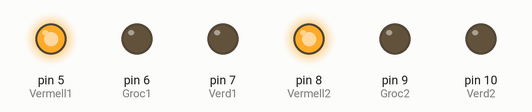
Bench run of a sketch on a simulated Arduino Uno, built with avr-gcc and run on an emulated ATmega328P. Shown: output pins drawn as LEDs (lit = HIGH).

Above: at 0.5 s.
At 3.0 s:
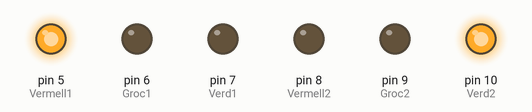
At 5.5 s:
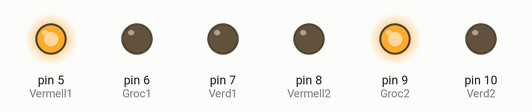
At 9.0 s:
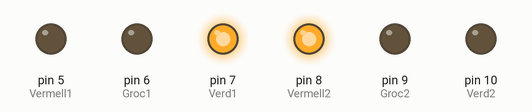
At 11.5 s:
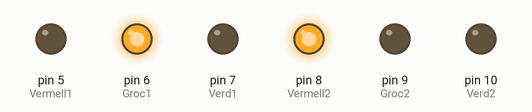
Timing chart, 0 to 16.9 s (numbered marks = the images above):
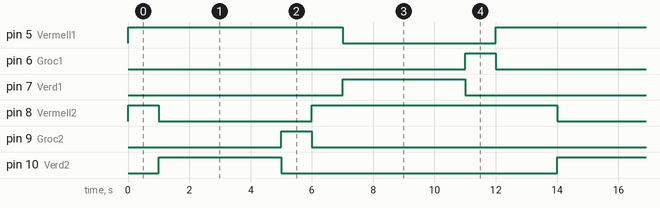

Measured:
- by itself, pin 5 (Vermell1): alternates HIGH for 8.0 s and LOW for 5.0 s
- by itself, pin 6 (Groc1), pin 9 (Groc2): alternates HIGH for 1.0 s and LOW for 12.0 s
- by itself, pin 7 (Verd1), pin 10 (Verd2): alternates HIGH for 4.0 s and LOW for 9.0 s
- by itself, pin 8 (Vermell2): repeats every 13.0 s: LOW 5.0 s, HIGH 8.0 s

The sketch:

Programa004.ino
```cpp
/**********************************************************************************
**                                                                               **
**                              Array de 8 LEDs                                  **
**                                                                               **
**                                                                               **
**********************************************************************************/

//********** Includes *************************************************************

//********** Variables ************************************************************
const int Vermell1 = 5;          // donar nom al pin 5 de l’Arduino
const int Groc1 = 6;          // donar nom al pin 6 de l’Arduino
const int Verd1 = 7;          // donar nom al pin 7 de l’Arduino
const int Vermell2 = 8;       // donar nom al pin 7 de l’Arduino
const int Groc2 = 9;          // donar nom al pin 9 de l’Arduino
const int Verd2 = 10;         // donar nom al pin 10 de l’Arduino
unsigned int temp = 1000;
//********** Setup ****************************************************************
void setup ()
{
  pinMode(Vermell1, OUTPUT);     // definir el pin 5 com una sortida
  pinMode(Groc1, OUTPUT);     // definir el pin 6 com una sortida
  pinMode(Verd1, OUTPUT);     // definir el pin 7 com una sortida
  pinMode(Vermell2, OUTPUT);     // definir el pin 8 com una sortida
  pinMode(Groc2, OUTPUT);     // definir el pin 9 com una sortida
  pinMode(Verd2, OUTPUT);     // definir el pin 10 com una sortida
}

//********** Loop *****************************************************************
void loop()
{
  digitalWrite(Vermell1, HIGH);    // posar a 5V el pin 5
  digitalWrite(Groc1, LOW);    // posar a 5V el pin 6
  digitalWrite(Verd1, LOW);    // posar a 5V el pin 7

  digitalWrite(Vermell2, HIGH);    // posar a 5V el pin 8
  digitalWrite(Groc2, LOW);    // posar a 5V el pin 9
  digitalWrite(Verd2, LOW);    // posar a 5V el pin 10

  delay(temp);                  // es queden leds 500ms encesos

  digitalWrite(Vermell1, HIGH);    // posar a 5V el pin 5
  digitalWrite(Groc1, LOW);    // posar a 5V el pin 6
  digitalWrite(Verd1, LOW);    // posar a 5V el pin 7

  digitalWrite(Vermell2, LOW);    // posar a 5V el pin 8
  digitalWrite(Groc2, LOW);    // posar a 5V el pin 9
  digitalWrite(Verd2, HIGH);    // posar a 5V el pin 10

  delay(temp);                  // es queden leds 500ms encesos

  digitalWrite(Vermell1, HIGH);    // posar a 5V el pin 5
  digitalWrite(Groc1, LOW);    // posar a 5V el pin 6
  digitalWrite(Verd1, LOW);    // posar a 5V el pin 7

  digitalWrite(Vermell2, LOW);    // posar a 5V el pin 8
  digitalWrite(Groc2, LOW);    // posar a 5V el pin 9
  digitalWrite(Verd2, HIGH);    // posar a 5V el pin 10

  delay(temp);                  // es queden leds 500ms encesos

   digitalWrite(Vermell1, HIGH);    // posar a 5V el pin 5
  digitalWrite(Groc1, LOW);    // posar a 5V el pin 6
  digitalWrite(Verd1, LOW);    // posar a 5V el pin 7

  digitalWrite(Vermell2, LOW);    // posar a 5V el pin 8
  digitalWrite(Groc2, LOW);    // posar a 5V el pin 9
  digitalWrite(Verd2, HIGH);    // posar a 5V el pin 10

  delay(temp);                  // es queden leds 500ms encesos

   digitalWrite(Vermell1, HIGH);    // posar a 5V el pin 5
  digitalWrite(Groc1, LOW);    // posar a 5V el pin 6
  digitalWrite(Verd1, LOW);    // posar a 5V el pin 7

  digitalWrite(Vermell2, LOW);    // posar a 5V el pin 8
  digitalWrite(Groc2, LOW);    // posar a 5V el pin 9
  digitalWrite(Verd2, HIGH);    // posar a 5V el pin 10

  delay(temp);                  // es queden leds 500ms encesos

  digitalWrite(Vermell1, HIGH);    // posar a 5V el pin 5
  digitalWrite(Groc1, LOW);    // posar a 5V el pin 6
  digitalWrite(Verd1, LOW);    // posar a 5V el pin 7

  digitalWrite(Vermell2, LOW);    // posar a 5V el pin 8
  digitalWrite(Groc2, HIGH);    // posar a 5V el pin 9
  digitalWrite(Verd2, LOW);    // posar a 5V el pin 10

  delay(temp);                  // es queden leds 500ms encesos

  digitalWrite(Vermell1, HIGH);    // posar a 5V el pin 5
  digitalWrite(Groc1, LOW);    // posar a 5V el pin 6
  digitalWrite(Verd1, LOW);    // posar a 5V el pin 7

  digitalWrite(Vermell2, HIGH);    // posar a 5V el pin 8
  digitalWrite(Groc2, LOW);    // posar a 5V el pin 9
  digitalWrite(Verd2, LOW);    // posar a 5V el pin 10

  delay(temp);                  // es queden leds 500ms encesos

  digitalWrite(Vermell1, LOW);    // posar a 5V el pin 5
  digitalWrite(Groc1, LOW);    // posar a 5V el pin 6
  digitalWrite(Verd1, HIGH);    // posar a 5V el pin 7

  digitalWrite(Vermell2, HIGH);    // posar a 5V el pin 8
  digitalWrite(Groc2, LOW);    // posar a 5V el pin 9
  digitalWrite(Verd2, LOW);    // posar a 5V el pin 10

  delay(temp);                  // es queden leds 500ms encesos

   digitalWrite(Vermell1, LOW);    // posar a 5V el pin 5
  digitalWrite(Groc1, LOW);    // posar a 5V el pin 6
  digitalWrite(Verd1, HIGH);    // posar a 5V el pin 7

  digitalWrite(Vermell2, HIGH);    // posar a 5V el pin 8
  digitalWrite(Groc2, LOW);    // posar a 5V el pin 9
  digitalWrite(Verd2, LOW);    // posar a 5V el pin 10

  delay(temp);                  // es queden leds 500ms encesos

   digitalWrite(Vermell1, LOW);    // posar a 5V el pin 5
  digitalWrite(Groc1, LOW);    // posar a 5V el pin 6
  digitalWrite(Verd1, HIGH);    // posar a 5V el pin 7

  digitalWrite(Vermell2, HIGH);    // posar a 5V el pin 8
  digitalWrite(Groc2, LOW);    // posar a 5V el pin 9
  digitalWrite(Verd2, LOW);    // posar a 5V el pin 10

  delay(temp);                  // es queden leds 500ms encesos

   digitalWrite(Vermell1, LOW);    // posar a 5V el pin 5
  digitalWrite(Groc1, LOW);    // posar a 5V el pin 6
  digitalWrite(Verd1, HIGH);    // posar a 5V el pin 7

  digitalWrite(Vermell2, HIGH);    // posar a 5V el pin 8
  digitalWrite(Groc2, LOW);    // posar a 5V el pin 9
  digitalWrite(Verd2, LOW);    // posar a 5V el pin 10

  delay(temp);                  // es queden leds 500ms encesos

   digitalWrite(Vermell1, LOW);    // posar a 5V el pin 5
  digitalWrite(Groc1, HIGH);    // posar a 5V el pin 6
  digitalWrite(Verd1, LOW);    // posar a 5V el pin 7

  digitalWrite(Vermell2, HIGH);    // posar a 5V el pin 8
  digitalWrite(Groc2, LOW);    // posar a 5V el pin 9
  digitalWrite(Verd2, LOW);    // posar a 5V el pin 10

  delay(temp);                  // es queden leds 500ms encesos

   digitalWrite(Vermell1, HIGH);    // posar a 5V el pin 5
  digitalWrite(Groc1, LOW);    // posar a 5V el pin 6
  digitalWrite(Verd1, LOW);    // posar a 5V el pin 7

  digitalWrite(Vermell2, HIGH);    // posar a 5V el pin 8
  digitalWrite(Groc2, LOW);    // posar a 5V el pin 9
  digitalWrite(Verd2, LOW);    // posar a 5V el pin 10

  delay(temp);                  // es queden leds 500ms encesos


}

//********** Funcions *************************************************************
```
